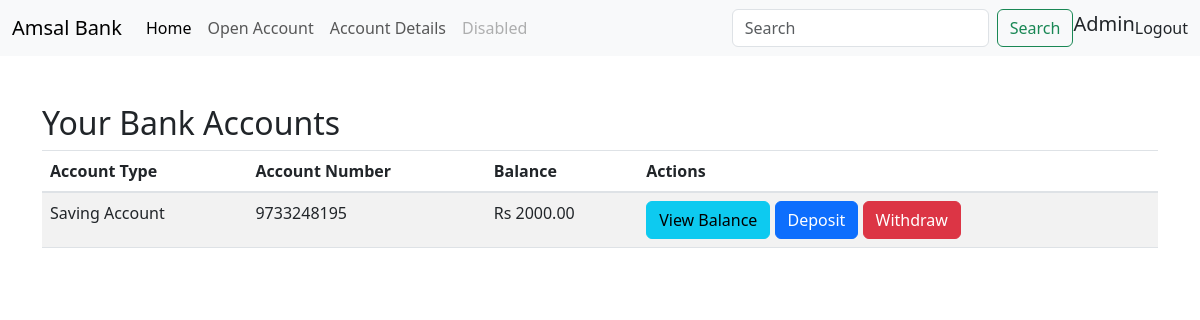
The page /account_list (signed in) on the database as committed earlier.
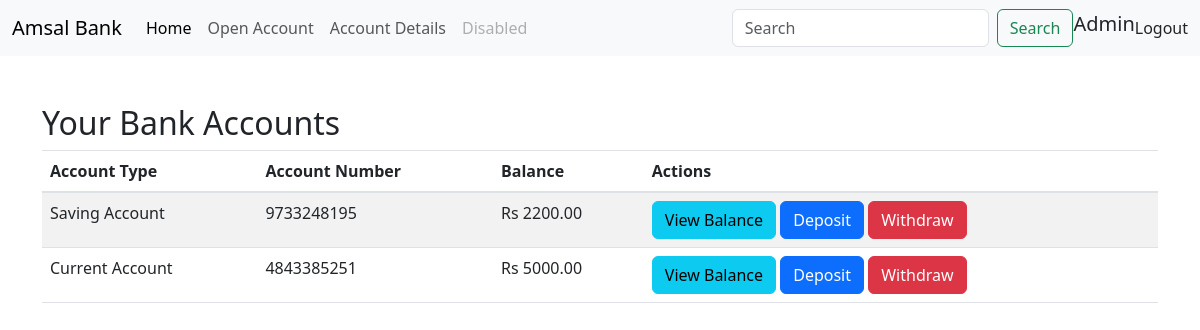
The same page on the database as committed later.
### homepage/models.py (models this page shows, shortened)
class Account(models.Model):
    ACCOUNT_TYPES = [
        ('saving', 'Saving Account'),
        ('current', 'Current Account'),
    ]
    user = models.ForeignKey(User, on_delete=models.CASCADE, related_name='accounts')
    account_number = models.CharField(max_length=10, unique=True, blank=True)
    account_type = models.CharField(max_length=10, choices=ACCOUNT_TYPES)
    phone_number = models.IntegerField()
    email = models.EmailField()
    balance = models.DecimalField(max_digits=10, decimal_places=2, default=0.00)
    created_at = models.DateTimeField(auto_now_add=True)

### homepage/views.py (the view)
# urls.py: path('account_list', account_list, name='account_list'),
@login_required(login_url="login")
def account_list(request):
    accounts = request.user.accounts.all()
    return render(request, "account_list.html", {"accounts": accounts})

### templates/account_list.html
{% extends 'main.html' %}
{% block body_block %}
<div class="container mt-5">
    <h2>Your Bank Accounts</h2>
    {% if accounts %}
        <table class="table table-striped">
            <thead>
                <tr>
                    <th>Account Type</th>
                    <th>Account Number</th>
                    <th>Balance</th>
                    <th>Actions</th>
                </tr>
            </thead>
            <tbody>
                {% for account in accounts %}
                    <tr>
                        <td>{{ account.get_account_type_display }}</td>
                        <td>{{ account.account_number }}</td>
                        <td>Rs {{ account.balance }}</td>
                        <td>
                            <a href="{% url 'balance' account_number=account.account_number %}" class="btn btn-info">View Balance</a>
                            <a href="{% url 'deposit' account_number=account.account_number %}" class="btn btn-primary">Deposit</a>
                            <a href="{% url 'withdraw' account_number=account.account_number %}" class="btn btn-danger">Withdraw</a>
                        </td>
                    </tr>
                {% endfor %}
            </tbody>
        </table>
    {% else %}
        <p>You have no accounts yet. <a href="{% url 'account' %}">Create a new account</a></p>
    {% endif %}
</div>
{% endblock %}

### templates/main.html (shortened to what this page needs)
<!DOCTYPE html>
<html lang="en">
<head>
    <link href="https://cdn.jsdelivr.net/npm/bootstrap@5.3.3/dist/css/bootstrap.min.css"
    rel="stylesheet"
>
    <link href="https://stackpath.bootstrapcdn.com/bootstrap/4.5.2/css/bootstrap.min.css"
    rel="stylesheet">
    <link href="https://cdn.jsdelivr.net/npm/bootstrap@5.3.0-alpha1/dist/css/bootstrap.min.css"
    rel="stylesheet">
    <link rel="stylesheet" href="https://cdn.jsdelivr.net/npm/bootstrap-icons@1.8.1/font/bootstrap-icons.css">
</head>
<body>
    <nav class="navbar navbar-expand-lg bg-body-tertiary">
        <div class="container-fluid">
          <a class="navbar-brand" href="#">Amsal Bank</a>
          <div class="collapse navbar-collapse" id="navbarSupportedContent">
            <ul class="navbar-nav me-auto mb-2 mb-lg-0">
              <li class="nav-item">
                <a class="nav-link active" aria-current="page" href="{% url 'home' %}">Home</a>
              </li>
              <li class="nav-item">
                <a class="nav-link" href="{% url 'account' %}">Open Account</a>
              </li>
              <li class="nav-item">
                <a class="nav-link" href="{% url 'account_list' %}">Account Details</a>
              </li>
              <li class="nav-item">
                <a class="nav-link disabled" aria-disabled="true">Disabled</a>
              </li>
            </ul>
            <form class="d-flex">
              <input class="form-control me-2" type="search" placeholder="Search" aria-label="Search">
              <button class="btn btn-outline-success" type="submit">Search</button>
            </form>
            {% if user.is_authenticated %}
            <h5>{{user.username}}</h5>
            <a class="nav-link" href="{% url 'logout' %}">Logout</a>
            {% else %}
            <a class="nav-link" href="{% url 'login' %}">Login</a>
            {% endif %}
          </div>
        </div>
      </nav>
      <div class="body">{% block body_block %} {% endblock %}</div>
</body>
</html>

Rows that differ between the two databases and show on the page:
changed Account "Saving Account": balance "2000.00" → "2200.00"
added Account: account_type "Current Account", account_number "4843385251", balance "5000.00"
